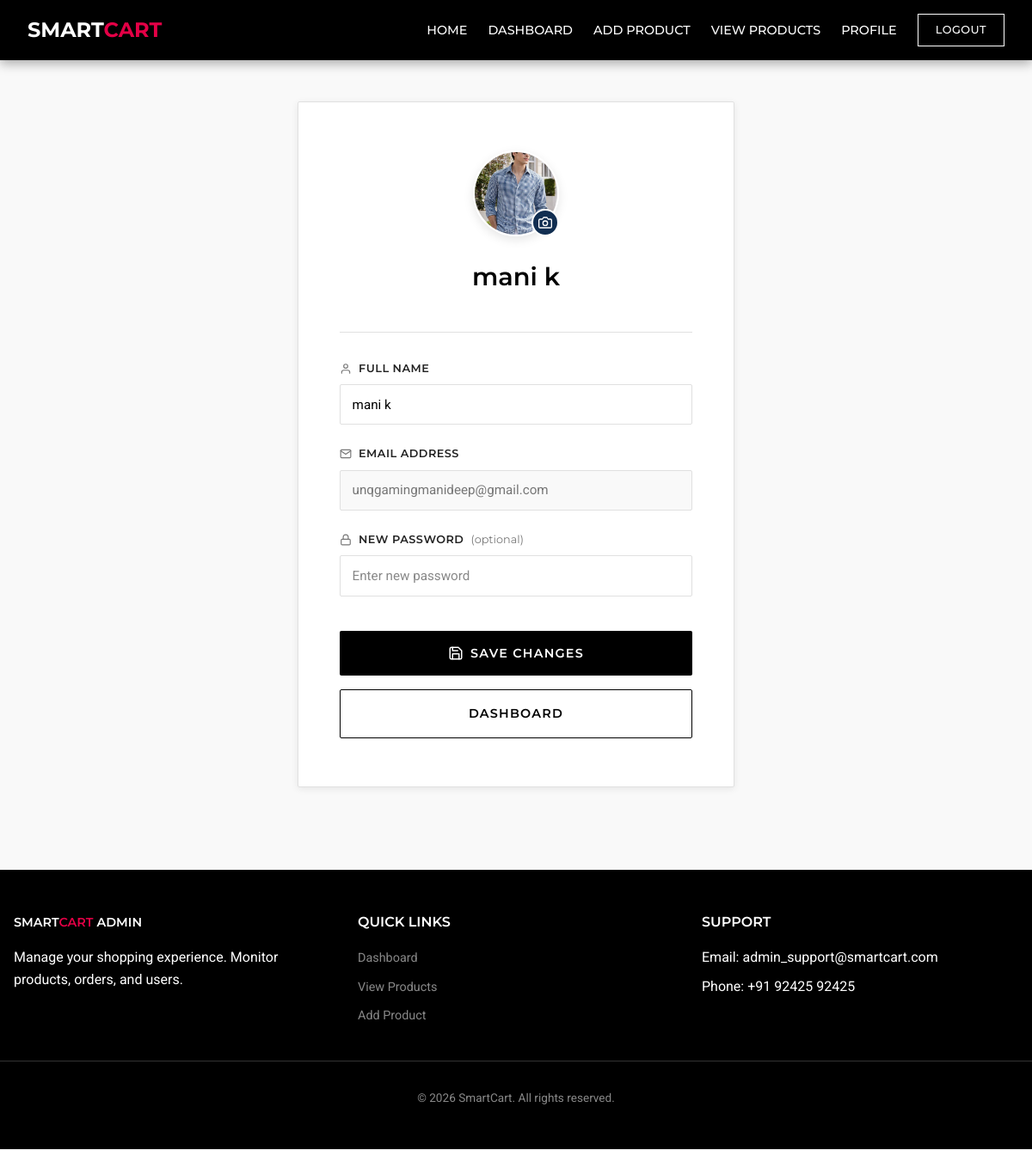
The app's page /admin/profile (signed in), older data.
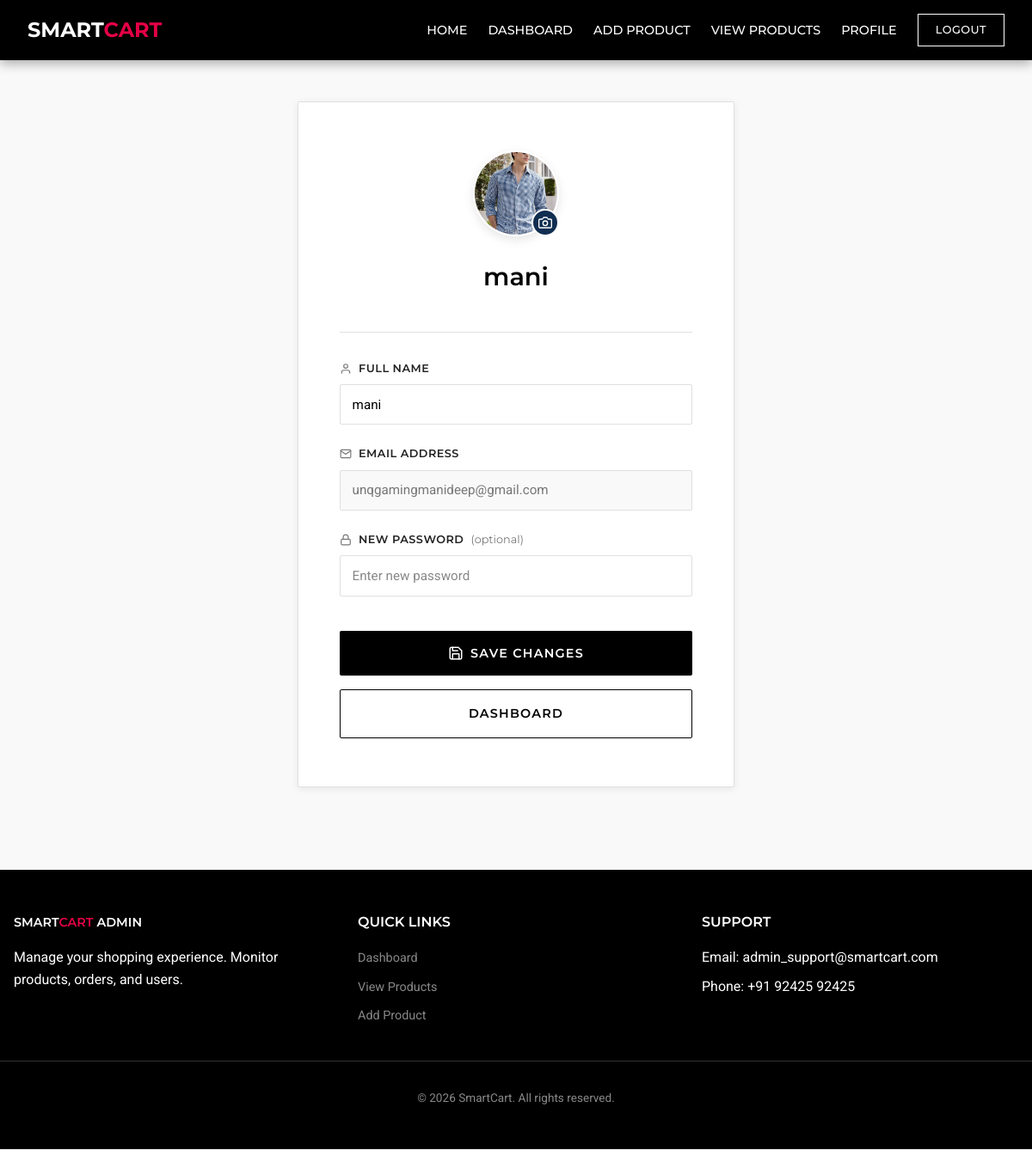
The same page, newer data.
### tables this page shows
CREATE TABLE admin (
    admin_id INTEGER PRIMARY KEY AUTOINCREMENT,
    name TEXT NOT NULL,
    email TEXT UNIQUE NOT NULL,
    password TEXT NOT NULL,
    profile_image TEXT
);

### app.py (the view, shortened to what this page needs)
@app.route('/admin/profile', methods=['GET', 'POST'])
def admin_profile():
    if 'admin_id' not in session:
        flash("Please login!", "danger")
        return redirect('/admin-signin')
    admin_id = session['admin_id']
    conn = get_db()
    cursor = conn.cursor()
    cursor.execute("SELECT * FROM admin WHERE admin_id = ?", (admin_id,))
    admin = cursor.fetchone()
    cursor.close()
    conn.close()
    return render_template("admin/admin_profile.html", admin=admin)

### app.py (called while the page is built)
def get_db():
    connection = sqlite3.connect(DB_PATH, detect_types=sqlite3.PARSE_DECLTYPES)
    connection.row_factory = sqlite3.Row
    return connection

### templates/admin/admin_profile.html (shortened to what this page needs)
{% extends "admin/base.html" %}
{% block page_css %}
<link rel="stylesheet" href="{{ url_for('static', filename='css/admin/admin_profile.css') }}">
{% endblock %}
{% block content %}
<div class="aap-container">
  <div class="aap-card sc-animate-fade-in-up">
    <div class="aap-header">
      <div class="aap-avatar">
        {% if admin.profile_image %}
        <div class="aap-avatar__img-wrap">
          <img src="{{ url_for('static', filename='uploads/admin_profiles/' + admin.profile_image) }}"
            alt="{{ admin.name }}" id="current-avatar-img" class="aap-avatar__img" />
        </div>
        {% else %}
        <div class="aap-avatar__placeholder">
          <span>{{ admin.name[0]|upper }}</span>
        </div>
        {% endif %}
        <label for="profile-image-input" class="aap-avatar__badge">
        </label>
      </div>
      <h2 class="aap-header__title">{{ admin.name }}</h2>
    </div>
    <div class="aap-divider"></div>
    <form method="POST" action="{{ url_for('admin_profile') }}" enctype="multipart/form-data" class="aap-form">
      <div class="aap-group">
        <label for="profile-name" class="aap-label">
          <svg xmlns="http://www.w3.org/2000/svg" width="14" height="14" viewBox="0 0 24 24" fill="none"
            stroke="currentColor" stroke-width="2" stroke-linecap="round" stroke-linejoin="round"
            class="aap-label__icon">
            <path d="M20 21v-2a4 4 0 0 0-4-4H8a4 4 0 0 0-4 4v2"></path>
            <circle cx="12" cy="7" r="4"></circle>
          </svg>
          Full Name
        </label>
        <input type="text" name="name" id="profile-name" class="aap-input" value="{{ admin.name }}" required
          placeholder="Your full name" />
      </div>
      <div class="aap-group">
        <label for="profile-email" class="aap-label">
          Email Address
        </label>
        <input type="email" name="email" id="profile-email" class="aap-input aap-input--readonly"
          value="{{ admin.email }}" readonly title="Email cannot be changed" />
      </div>
      <div class="aap-group">
        <label for="profile-password" class="aap-label">
          <svg xmlns="http://www.w3.org/2000/svg" width="14" height="14" viewBox="0 0 24 24" fill="none"
            stroke="currentColor" stroke-width="2" stroke-linecap="round" stroke-linejoin="round"
            class="aap-label__icon">
            <rect x="3" y="11" width="18" height="11" rx="2" ry="2"></rect>
            <path d="M7 11V7a5 5 0 0 1 10 0v4"></path>
          </svg>
          New Password
          <span class="aap-label__optional">(optional)</span>
        </label>
        <input type="password" name="password" id="profile-password" class="aap-input"
          placeholder="Enter new password" />
      </div>
      <div class="aap-actions">
        <button type="submit" class="aap-btn aap-btn--primary">
          Save Changes
        </button>
        <a href="{{ url_for('dashboard') }}" class="aap-btn aap-btn--ghost">
          Dashboard
        </a>
      </div>
    </form>
  </div>
</div>
{% endblock %}

Row changes from the older to the newer data that the page shows:
changed admin "unqgamingmanideep@gmail.com": name "mani k" → "mani"
